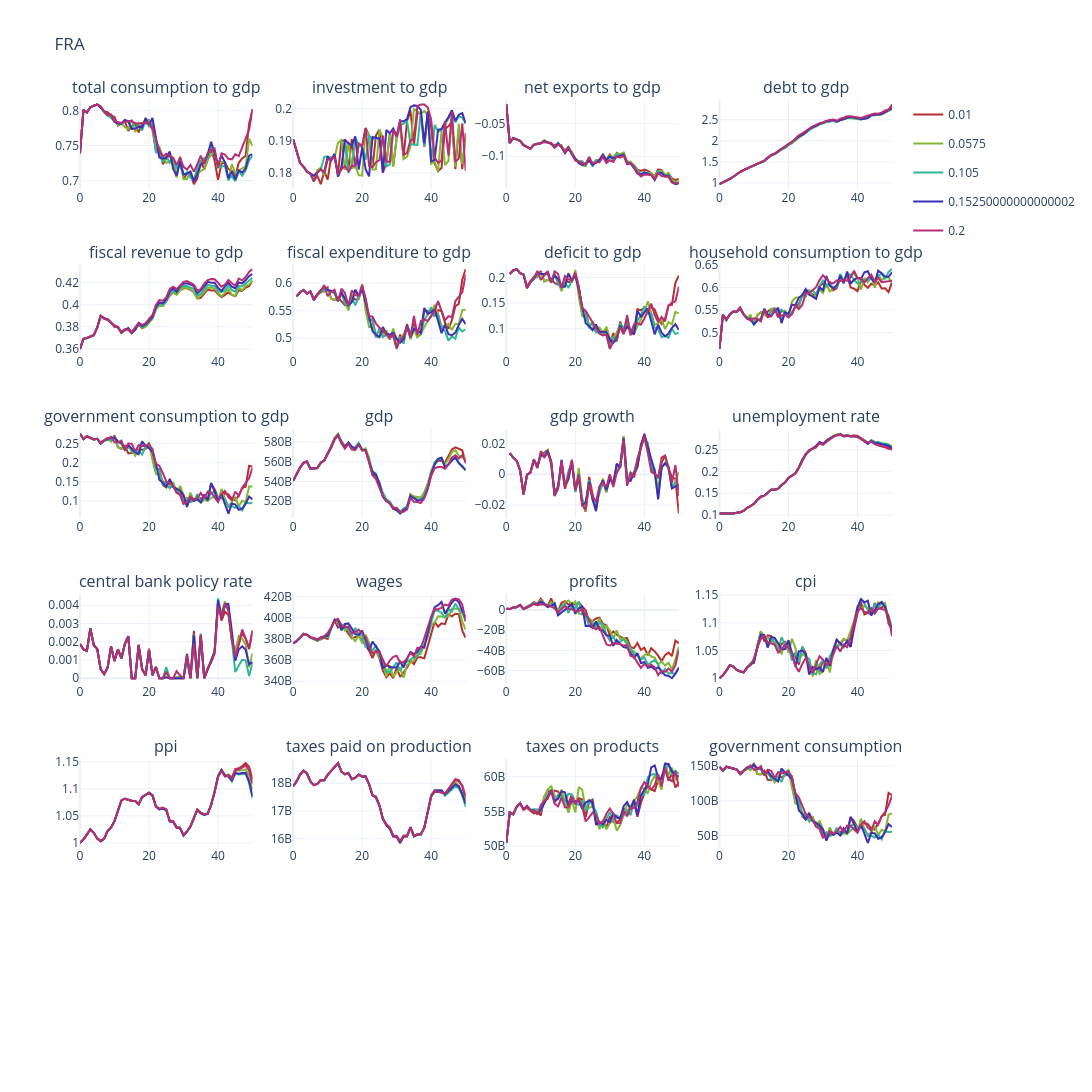

The notebook cell this image was saved under:
### Code cell
from src.visual_helpers import plot_sensitivity_summary, plot_sensitivity

sens_columns = [
    'total consumption to gdp', 'investment to gdp', 'net exports to gdp',
    'debt to gdp', 'fiscal revenue to gdp', 'fiscal expenditure to gdp', 'deficit to gdp',
    'household consumption to gdp', 'government consumption to gdp', 'gdp',
    'gdp growth', 'unemployment rate', 'central bank policy rate', 
    'wages', 'profits', 'cpi', 'ppi',
    'taxes paid on production', 'taxes on products',  'government consumption',
    # 'Imports', 'Exports',
    # 'Consumption Expansion Loan Debt', 'Mortgage Debt',
]


plot_sensitivity(
    sensitivity=res,
    cols=sens_columns,
    country_code=cfg.country_iso3,
    no_cols=4,
    no_rows=6,
    base_height=200,
    base_width=300,
)


# plot_sensitivity_summary(
#     sensitivity=res,
#     cols=sens_columns,
#     country_code=cfg.country_iso3,
#     band=(0.25, 0.75),
# )
